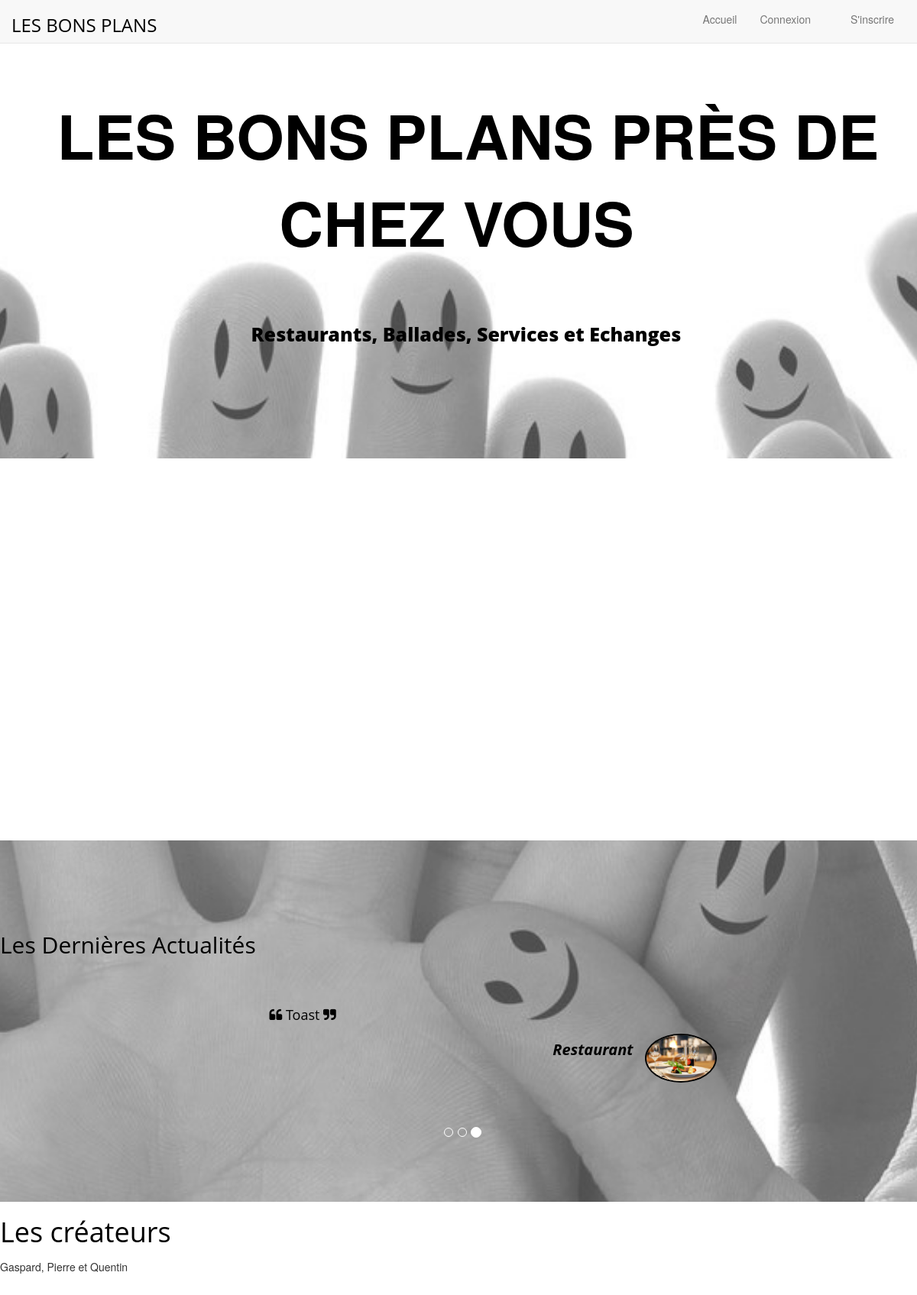
/annonces/home, run on an earlier commit of the app's database.
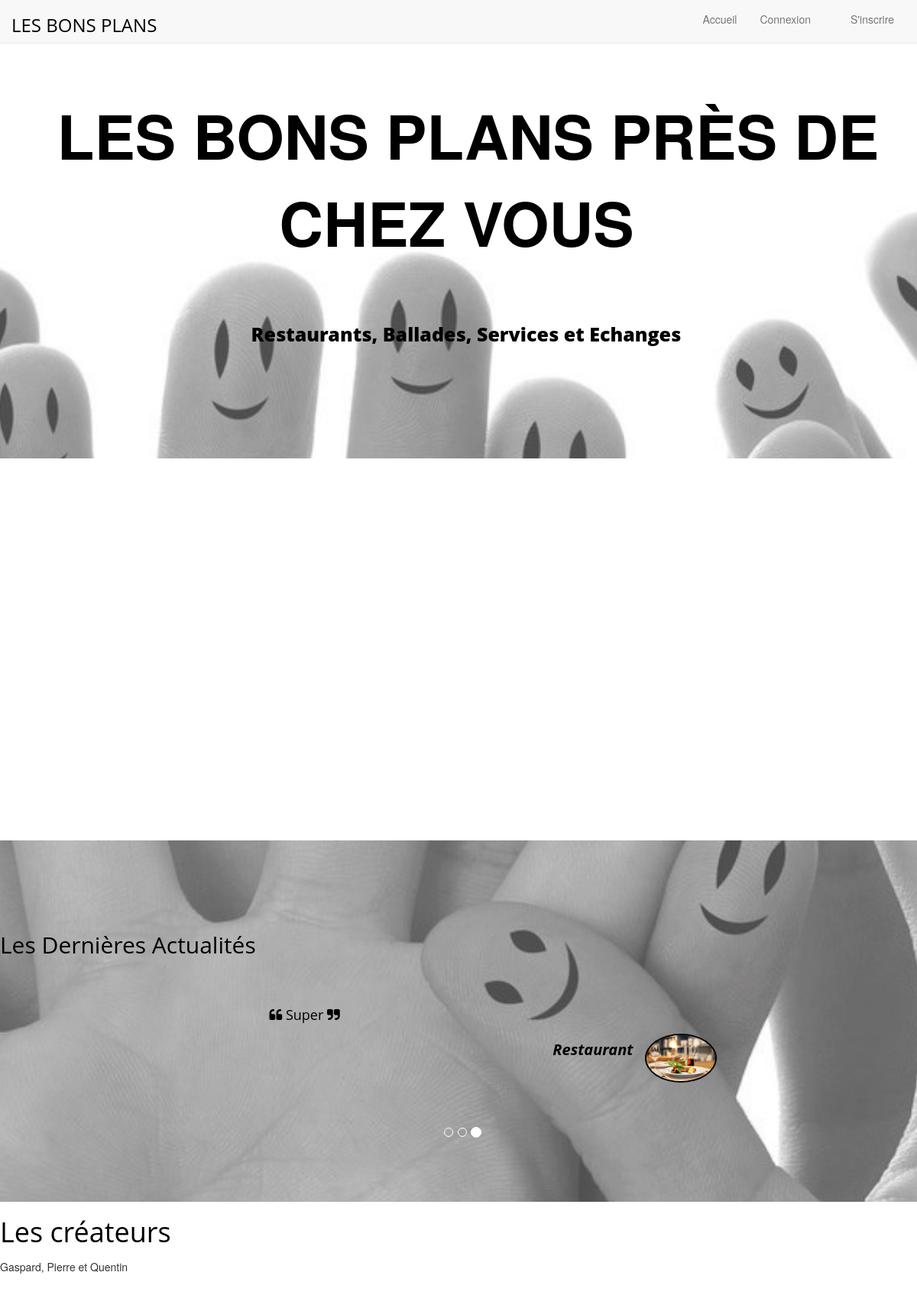
And on a later commit of the database.
### annonces/models.py (models this page shows, shortened)
class Annonce(models.Model):
    titre = models.CharField(max_length=100)
    categorie = models.ForeignKey('Categorie')
    auteur = models.ForeignKey(User)
    descriptif = models.TextField(null=True)
    date = models.DateTimeField()
    numero = models.IntegerField(default=2)
    rue = models.CharField(max_length=100, default='Allée de la Noiseraie')
    pays = models.CharField(max_length=100, default='France')
    code_postal = models.IntegerField(default=77420)
    region = models.CharField(max_length=100, default='Île-de-France')
    ville = models.CharField(max_length=100, default='Noisy-le-Grand')
    lat = models.FloatField(default=48.8411)
    long = models.FloatField(default=2.5880)
    somme_notes = models.IntegerField(default=0)
    nb_votes = models.IntegerField(default=0)

class Categorie(models.Model):
    nom = models.CharField(max_length=30)
    def __str__(self):
        return self.nom

### annonces/views.py (the view, shortened to what this page needs)
def home(request):
    deja_vote = False
    list_profils=[]
    for profil in UserProfile.objects.all():
        list_profils.append(profil)
    profils_dict = {'profils': list_profils, 'annonces': Annonce.objects.order_by('date').reverse(), 'deja_vote': deja_vote}
    return render(request, 'annonces/home.html', profils_dict)

### annonces/templates/annonces/home.html (shortened to what this page needs)
{% extends "base.html" %}
{% load static %}
{% block content %}
{% if deja_vote %}
Vous avez déjà voté pour cette annonce. Revenir vers l'<a href="{% url 'home' %}" >accueil</a>.
{% else %}
<head>
</head>
<article style="float: left;  margin: 0 1.5%; width: 50%;">
    <div id="map"></div>
</article>
<aside>
</aside>
{% endif %}
{% endblock %}
{% block lastnews %}
<h2>Les Dernières Actualités</h2>
<div class="container">
    <div class="row ">
        <div class="col-md-12">
            <div id="carousel-example" class="carousel slide" data-ride="carousel">
                <ol class="carousel-indicators">
                    <li data-target="#carousel-example" data-slide-to="0" class=""></li>
                    <li data-target="#carousel-example" data-slide-to="1" class=""></li>
                    <li data-target="#carousel-example" data-slide-to="2" class=""></li>
                </ol>
                <div class="carousel-inner">
                    <div class="item next left">
                        <div class="container center">
                            <div class="col-md-6 col-md-offset-3 slide-custom">
                                <h4><i class="fa fa-quote-left"></i> {{annonces.2.descriptif}} <i class="fa fa-quote-right"></i></h4>
                                <div class="user-img pull-right">
                                    <img src="\static\img\{{annonces.2.categorie}}.jpg" alt="" class="img-u image-responsive">
                                </div>
                                <h5 class="pull-right"><strong class="c-set">  {{annonces.2.categorie}}  </strong></h5>
                            </div>
                        </div>
                    </div>
                </div>
            </div>
        </div>
    </div>
</div>
{% endblock %}

### templates/base.html (shortened to what this page needs)
{% load static %}
<head>
    <link href="/static/css/bootstrap.css" rel="stylesheet" />
    <link href="/static/css/font-awesome.min.css" rel="stylesheet" />
    <link href="/static/css/style.css" rel="stylesheet" />
</head>
<body>
<div id="bloc_page">
    <div class="navbar navbar-default navbar-fixed-top">
        <div class="container">
            <div class="navbar-header">
                <h3> LES BONS PLANS </h3>
            </div>
            <div class="navbar-collapse collapse">
                <ul class="nav navbar-nav navbar-right">
                    <li><a href="{% url 'home' %}" >Accueil</a></li>
                    {% if user.is_authenticated %}
                    <li><a href="{% url 'voir_annonces' %}" >Voir les annonces</a></li>
                    <li><a href="{% url 'ajout_annonce' %}" >Poster une annonce</a></li>
                    <li><a href="{% url 'profil' %}" >Mon profil</a></li>
                    <li><a href="{% url 'mesannonces' %}" >Mes annonces</a></li>
                    <li><a href="{% url 'deconnexion' %}" >Déconnexion</a></li>
                    {% else %}
                    <li><a href="{% url 'connexion' %}" >Connexion</a></li>
                    <li><a href="{% url 'inscription' %}" >S'inscrire</a></li>
                    {% endif %}
                </ul>
            </div>
        </div>
    </div>
    <div id="home-sec">
        <div class="container"  >
            <div class="row text-center">
                <div  class="col-md-12" >
                    <span class="head-main" > Les Bons Plans Près De Chez Vous</span>
                    <h3 class="head-last col-md-8 col-md-offset-2  col-sm-8 col-sm-offset-2">Restaurants, Ballades, Services et Echanges</h3>
                </div>
            </div>
        </div>
    </div>
    <div style="display: flex; margin: 50px;"  >
        {% block content %}
        {% endblock %}
    </div>
    <section id="testimonial" >
        {% block lastnews %}
        {% endblock %}
    </section>
    <footer>
        <div id="tweet">
            <h1>Les créateurs</h1>
            <p>Gaspard, Pierre et Quentin</p>
        </div>
    </footer>
</div>
</body>

### static/css/style.css (style rules this page uses)
aside { float: right; margin: 0 1.5%; width: 30%; }
#map { height: 400px; width: 100%; }
*, *::before, *::after { box-sizing: inherit; }
body { font-size:14px; }
h1, h2, h3, h4, h5, h6 { font-family:'Open Sans', sans-serif; color: black; }
h4 { line-height:30px; }
.text-center { text-align:center; }
p { font-weight:300; line-height:30px; padding-bottom:15px; }
section { padding-top:100px; padding-bottom:30px; }
.navbar .navbar-collapse { position: relative; }
.navbar .navbar-collapse .navbar-right > li:last-child { padding-left: 22px; }
#home-sec { background: url(../img/home.jpg) no-repeat 50% 50%; background-attachment: fixed; -webkit-background-size: cover; -moz-background-size: cover; -o-background-size: cover; background-size: cover; width: 100%; display: block; height: 60%; padding-top:120px; min-height:300px; color:black; }
.head-main { font-size:80px ; font-weight:900; padding:15px; text-transform:uppercase; }
.head-last { margin-top:70px; font-size:25px ; font-weight:900; padding:5px 20px 20px 20px; padding:5px; }
#carousel-example { margin:20px; }
.slide-custom { min-height:200px; padding:20px; line-height:30px; color: black; }
.user-img { border: 2px solid #000; overflow: hidden; border-radius: 50%; display: inline-block; }
.img-u { max-height: 90px; max-width: 90px; }
.c-set { font-style: italic; font-size: 20px; padding: 15px; }
#testimonial { background: url(../img/home.jpg) no-repeat 50% 50%; background-attachment: fixed; -webkit-background-size: cover; -moz-background-size: cover; -o-background-size: cover; background-size: cover; width: 100%; display: block; height: auto; min-height:200px; color:#fff; }

What changed in the data, as far as the page shows it:
removed Annonce: descriptif "Toast", categorie.nom (picture), categorie.nom "Restaurant"
now on this page (row edited): Annonce: descriptif "Super", categorie.nom (picture), categorie.nom "Restaurant"
